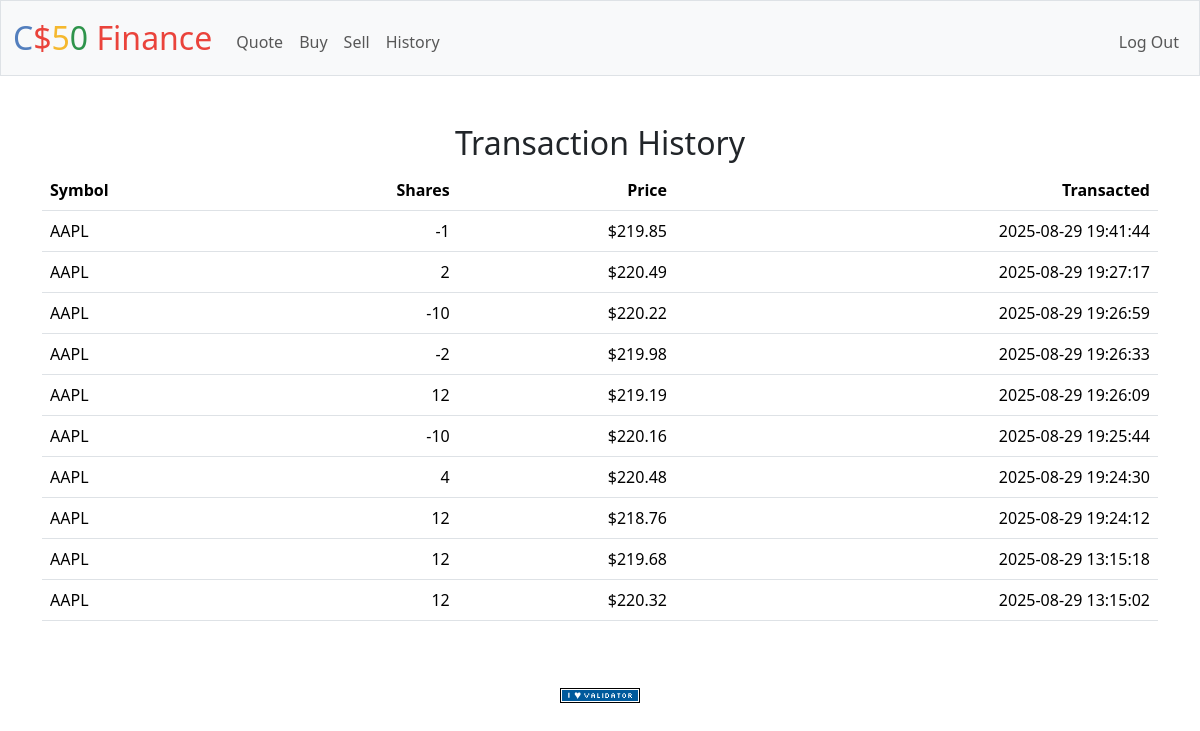
Screenshot of /history (signed in) with the database file from the repository.
### tables this page shows
CREATE TABLE transactions (
    id INTEGER PRIMARY KEY AUTOINCREMENT,
    user_id INTEGER NOT NULL,
    symbol TEXT NOT NULL,
    shares INTEGER NOT NULL,
    price REAL NOT NULL,
    type TEXT NOT NULL,
    timestamp DATETIME DEFAULT CURRENT_TIMESTAMP,
    
    FOREIGN KEY (user_id) REFERENCES users(id)
);

### app.py (the view)
@app.route("/history")
@login_required
def history():
    user_id = session["user_id"]
    transactions = db.execute(
        "SELECT symbol, shares, price, timestamp FROM transactions WHERE user_id = ? ORDER BY timestamp DESC", user_id
    )
    return render_template("history.html", transactions=transactions)

### app.py (called while the page is built)
@app.after_request
def after_request(response):
    response.headers["Cache-Control"] = "no-cache, no-store, must-revalidate"
    response.headers["Expires"] = 0
    response.headers["Pragma"] = "no-cache"
    return response

### helpers.py (called while the page is built)
def login_required(f):
    @wraps(f)
    def decorated_function(*args, **kwargs):
        if session.get("user_id") is None:
            return redirect("/login")
        return f(*args, **kwargs)
    return decorated_function

def usd(value):
    return f"${value:,.2f}"

### templates/history.html (shortened to what this page needs)
{% extends "layout.html" %}
{% block main %}
<h2>Transaction History</h2>
    <table class="table">
        <thead>
            <tr>
                <th class="text-start">Symbol</th>
                <th class="text-end">Shares</th>
                <th class="text-end">Price</th>
                <th class="text-end">Transacted</th>
            </tr>
        </thead>
        <tbody>
            {% for tx in transactions %}
            <tr>
                <td class="text-start">{{ tx.symbol }}</td>
                <td class="text-end">{{ tx.shares }}</td>
                <td class="text-end">{{ tx.price | usd }}</td>
                <td class="text-end">{{ tx.timestamp }}</td>
            </tr>
            {% endfor %}
        </tbody>
    </table>
{% endblock %}

### templates/layout.html (shortened to what this page needs)
<!DOCTYPE html>
<html lang="en">
    <head>
        <link href="https://cdn.jsdelivr.net/npm/bootstrap@5.3.3/dist/css/bootstrap.min.css" rel="stylesheet">
        <link href="/static/styles.css" rel="stylesheet">
    </head>
    <body>
        <nav class="bg-light border navbar navbar-expand-md navbar-light">
            <div class="container-fluid">
                <a class="navbar-brand" href="/"><span class="blue">C</span><span class="red">$</span><span class="yellow">5</span><span class="green">0</span> <span class="red">Finance</span></a>
                <div class="collapse navbar-collapse" id="navbar">
                    {% if session["user_id"] %}
                        <ul class="navbar-nav me-auto mt-2">
                            <li class="nav-item"><a class="nav-link" href="/quote">Quote</a></li>
                            <li class="nav-item"><a class="nav-link" href="/buy">Buy</a></li>
                            <li class="nav-item"><a class="nav-link" href="/sell">Sell</a></li>
                            <li class="nav-item"><a class="nav-link" href="/history">History</a></li>
                        </ul>
                        <ul class="navbar-nav ms-auto mt-2">
                            <li class="nav-item"><a class="nav-link" href="/logout">Log Out</a></li>
                        </ul>
                    {% else %}
                        <ul class="navbar-nav ms-auto mt-2">
                            <li class="nav-item"><a class="nav-link" href="/register">Register</a></li>
                            <li class="nav-item"><a class="nav-link" href="/login">Log In</a></li>
                        </ul>
                    {% endif %}
                </div>
            </div>
        </nav>
        <main class="container py-5 text-center">
            {% block main %}{% endblock %}
        </main>
        <footer class="mb-5">
            <form action="https://validator.w3.org/check" class="text-center" enctype="multipart/form-data" method="post" target="_blank">
                <input alt="Validate" src="/static/I_heart_validator.png" type="image">
            </form>
        </footer>
    </body>
</html>

### static/styles.css (style rules this page uses)
nav .navbar-brand { font-size: xx-large; }
nav .navbar-brand .blue { color: #537fbe; }
nav .navbar-brand .red { color: #ea433b; }
nav .navbar-brand .yellow { color: #f5b82e; }
nav .navbar-brand .green { color: #2e944b; }

### rows the page displays
transactions: symbol "AAPL", shares "-1", price "$219.85", timestamp "2025-08-29 19:41:44"
transactions: symbol "AAPL", shares "2", price "$220.49", timestamp "2025-08-29 19:27:17"
transactions: symbol "AAPL", shares "-10", price "$220.22", timestamp "2025-08-29 19:26:59"
transactions: symbol "AAPL", shares "-2", price "$219.98", timestamp "2025-08-29 19:26:33"
transactions: symbol "AAPL", shares "12", price "$219.19", timestamp "2025-08-29 19:26:09"
transactions: symbol "AAPL", shares "-10", price "$220.16", timestamp "2025-08-29 19:25:44"
transactions: symbol "AAPL", shares "4", price "$220.48", timestamp "2025-08-29 19:24:30"
transactions: symbol "AAPL", shares "12", price "$218.76", timestamp "2025-08-29 19:24:12"
transactions: symbol "AAPL", shares "12", price "$219.68", timestamp "2025-08-29 13:15:18"
transactions: symbol "AAPL", shares "12", price "$220.32", timestamp "2025-08-29 13:15:02"
